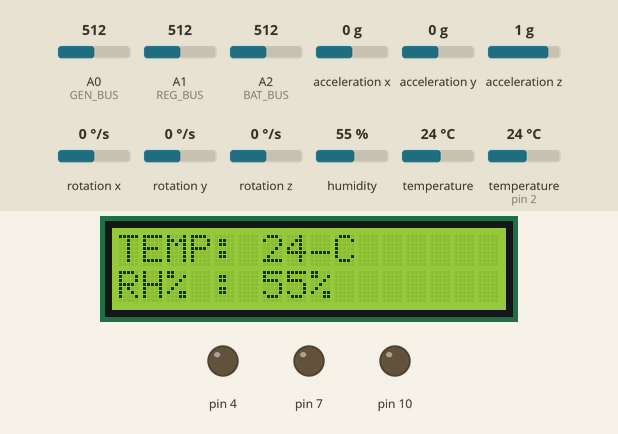
Simulated run of this sketch. Board: Arduino Uno, built with avr-gcc and run on an emulated ATmega328P. On the bench: 16×2 character LCD, output pins drawn as LEDs (lit = HIGH). Inputs (shaded band) come from the test bench; at power-on: acceleration x 0 g, humidity 55 %, acceleration y 0 g, acceleration z 1 g, A0 (GEN_BUS) = 512, A1 (REG_BUS) = 512, A2 (BAT_BUS) = 512, rotation x 0 °/s, rotation y 0 °/s, rotation z 0 °/s, temperature 24 °C, temperature (sensor on pin 2) 24 °C. What the sketch prints to the serial monitor is not drawn.

Above: at 1.5 s.
1.6 s: acceleration x set to -1.4 g
At 4.7 s:
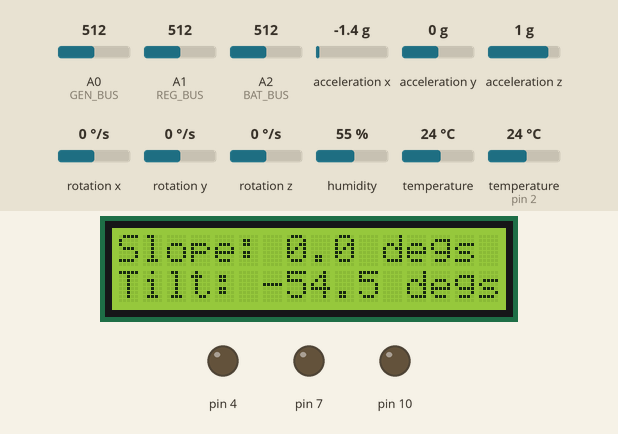
13.0 s: humidity set to 22 %
At 17.7 s:
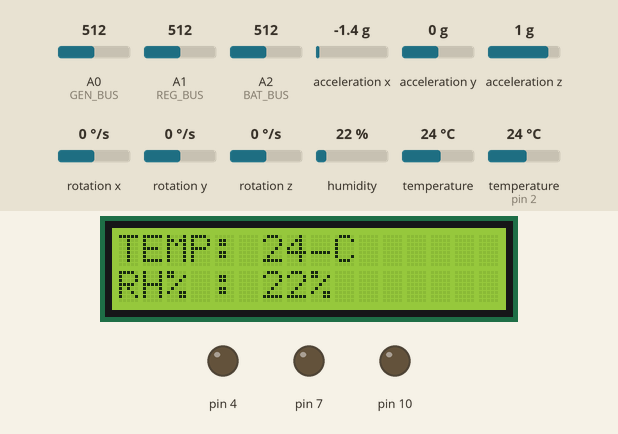
19.3 s: acceleration y set to -1.4 g
At 20.5 s:
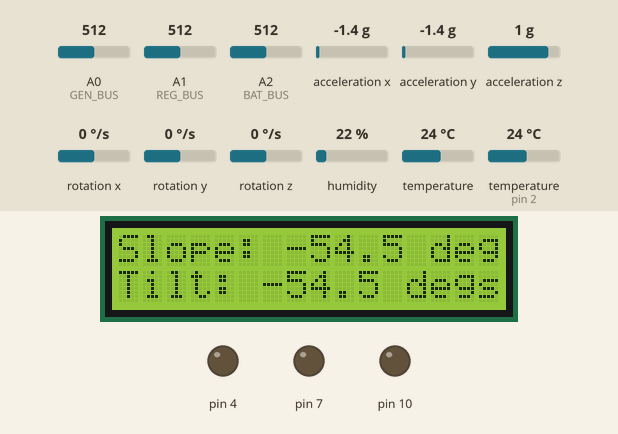
24.0 s: acceleration z set to 1.4 g
At 26.3 s:
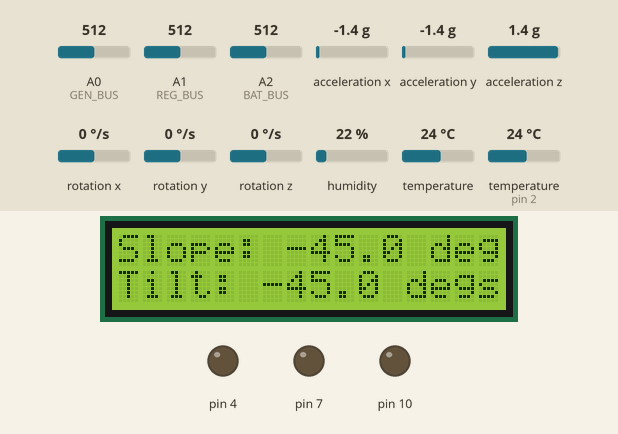
35.4 s: A0 (GEN_BUS) set to 716
At 36.0 s:
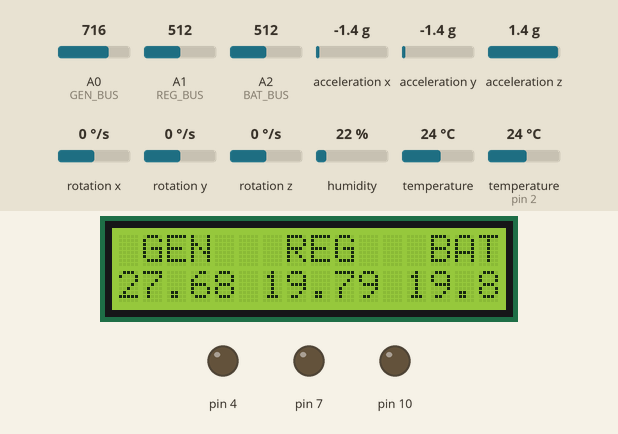
37.6 s: A1 (REG_BUS) set to 716
At 40.0 s:
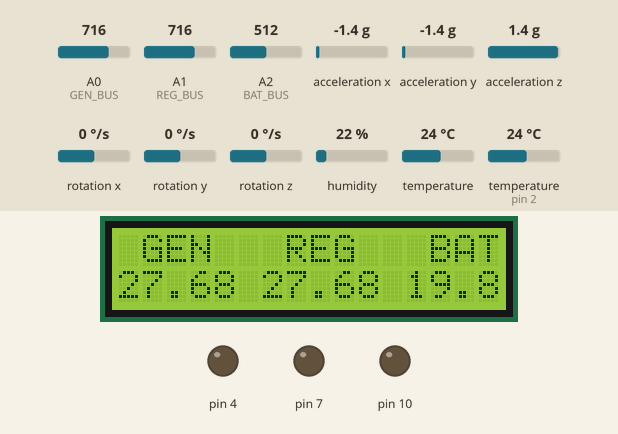
Timing chart, 0 to 41.5 s (numbered marks = the images above; inputs shaded):
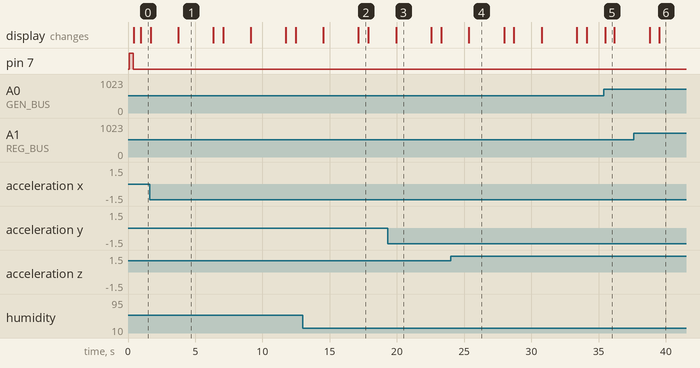

Measured:
- what the display in image 1 shows lasts 2.6 s, from 3.7 s to 6.3 s
- what the display in image 2 shows lasts 0.8 s, from 17.1 s to 17.9 s

The sketch:

CYC_NANO.ino
```cpp
#include <DHT11.h>
#include <Wire.h>
#include "LiquidCrystal_I2C.h"
#include <Adafruit_MPU6050.h>
#include <Adafruit_Sensor.h>

Adafruit_MPU6050 mpu;

//blk 5v reg
//BLU NEW GR_ R2: 9.79k, R1:21.5k A1
//GR NEW YLO_ R2: 6.72k, R1: 42.9k A0, BUS. RED IN - GEN BUS

float GBR1 = 46700.0;
float GBR2 = 6750.0;

float RBR1 = 46900.0;
float RBR2 = 6780.0;

float BBR1 = 47400.0;
float BBR2 = 6820.0;

#define GEN_BUS A0
#define REG_BUS A1
#define BAT_BUS A2

float adc=5.0;

DHT11 dht11(2);
LiquidCrystal_I2C lcd = LiquidCrystal_I2C(0x27, 16, 2);


void setup() {
  pinMode(4, OUTPUT);
  pinMode(10, OUTPUT);
  pinMode(7, OUTPUT);
  digitalWrite(4, LOW);

   digitalWrite(10, LOW);
  //digitalWrite(10, HIGH);
  Serial.begin(9600);
  lcd.init();
  lcd.backlight();


  lcd.setCursor(0, 1);

  lcd.print("Initializing...");
  lcd.setCursor(0, 0);
  int n1=0;
    if (!mpu.begin()) {
    lcd.print("Failed to find MPU6050 chip");
    while (true) {
      n1++;
      delay(10);
      if(n1==100)
      goto out;
    }
  }
  lcd.setCursor(0, 0);
  lcd.print("IMU ON!");
  lcd.setCursor(8, 0);


  mpu.setAccelerometerRange(MPU6050_RANGE_4_G);
  Serial.print("Accelerometer range set to: ");
  switch (mpu.getAccelerometerRange()) {
  case MPU6050_RANGE_2_G:
    Serial.println("2G");
    lcd.print("2G,");
    break;
  case MPU6050_RANGE_4_G:
    Serial.println("+-4G");
    lcd.print("4G,");
    break;
  case MPU6050_RANGE_8_G:
    Serial.println("8G");
    lcd.print("8G,");
    break;
  case MPU6050_RANGE_16_G:
    Serial.println("+-16G");
    lcd.print("16G,");
    break;
  }

  lcd.setCursor(11, 0);
  mpu.setGyroRange(MPU6050_RANGE_250_DEG);

  lcd.print("21Hz");

  mpu.setFilterBandwidth(MPU6050_BAND_10_HZ);

  digitalWrite(7, HIGH); //READY INDICATE BUZZER
  delay(300);
   digitalWrite(7, LOW);
  out:
  lcd.clear();


//pinMode(LED_BUILTIN, OUTPUT);

}


void loop(){

  dhtdisp();
  voltdisp2();
  //voltdisp();
  gyrodisp();


}


void   dhtdisp()
{
  int t = 0;
  int h = 0;
  Serial.print("temp:");
  int result = dht11.readTemperatureHumidity(t, h);


  Serial.print(t);
  Serial.print("  humi:");
  Serial.println(h);


  lcd.clear();

  // display temperature

  lcd.setCursor(0,0);
  lcd.print("TEMP: ");


  lcd.print(t);lcd.print("\xB0""C");

  // display humidity
  lcd.setCursor(0,1);
  lcd.print("RH% : ");


  lcd.print(h);lcd.print("%");


delay(700);
}


void   voltdisp()
{
  int n=0;
  while(true)
  {
  float BV1 = 0;
  int adc_value1 = analogRead(GEN_BUS);
  float adc_voltage1  = (adc_value1 * adc) / 1024.0;
  BV1 = adc_voltage1 / (GBR2/(GBR1+GBR2)) ;


  lcd.clear();

  lcd.setCursor(0,0);
  lcd.print("GEN. BUS: ");

  lcd.print(BV1);
  lcd.print("V");


  float BV2 = 0;
  int adc_value2 = analogRead(REG_BUS);
  float adc_voltage2  = (adc_value2 * adc) / 1024.0;
  BV2 = adc_voltage2 / (RBR2/(RBR1+RBR2)) ;
  lcd.setCursor(0,1);
  lcd.print("REG. BUS: ");

  n++;

  lcd.print(BV2);lcd.print("V");delay(200); if(n==8)
  break;
  }
}

void   gyrodisp()
{
  int n=0; float slopesum=0,tiltsum=0;
  while(n<=7)
  {
    n++;
    sensors_event_t a, g, temp;
    mpu.getEvent(&a, &g, &temp);

    int samples=0;
    while(samples<90)
    {
      float slope= RAD_TO_DEG * (atan2(a.acceleration.y, a.acceleration.z));
      slopesum=slopesum+slope;
      float tilt= RAD_TO_DEG * (atan2(a.acceleration.x, a.acceleration.z));
      tiltsum=tiltsum+tilt;
      samples++;
      delay(2);
    }

    lcd.clear();
    lcd.setCursor(0,0);
    lcd.print("Slope: ");
    lcd.setCursor(7,0);

    lcd.print(slopesum/90,1);lcd.print(" degs");

    lcd.setCursor(0,1);
    lcd.print("Tilt: ");
    lcd.setCursor(6,1);

    lcd.print(tiltsum/90,1);lcd.print(" degs");
    slopesum=0;tiltsum=0;
    Serial.print("Acceleration X: ");
    Serial.print(a.acceleration.x);
  Serial.print(", Y: ");
  Serial.print(a.acceleration.y);
  Serial.print(", Z: ");
  Serial.print(a.acceleration.z);
  Serial.println(" m/s^2");
    delay(50);

  }
}


void   voltdisp2()
{
  int n=0;
  while(true)
  {
  float BV1 = 0;
  int adc_value1 = analogRead(GEN_BUS);
  float adc_voltage1  = (adc_value1 * adc) / 1024.0;
  BV1 = adc_voltage1 / (GBR2/(GBR1+GBR2)) ;


  lcd.clear();

  lcd.setCursor(1,0);
  lcd.print("GEN");
  lcd.setCursor(7,0);
  lcd.print("REG");
  lcd.setCursor(13,0);
  lcd.print("BAT");
  lcd.setCursor(0,1);
  lcd.print(BV1);


  float BV2 = 0;
  int adc_value2 = analogRead(REG_BUS);
  float adc_voltage2  = (adc_value2 * adc) / 1024.0;
  BV2 = adc_voltage2 / (RBR2/(RBR1+RBR2)) ;


  lcd.setCursor(6,1);
  lcd.print(BV2);

  float BV3 = 0;
  int adc_value3 = analogRead(BAT_BUS);
  float adc_voltage3  = (adc_value3 * adc) / 1024.0;
  BV3 = adc_voltage3 / (BBR2/(BBR1+BBR2)) ;
  lcd.setCursor(12,1);
  lcd.print(BV3);

  delay(200);n++; if(n==8)
  break;
  }
}
```
